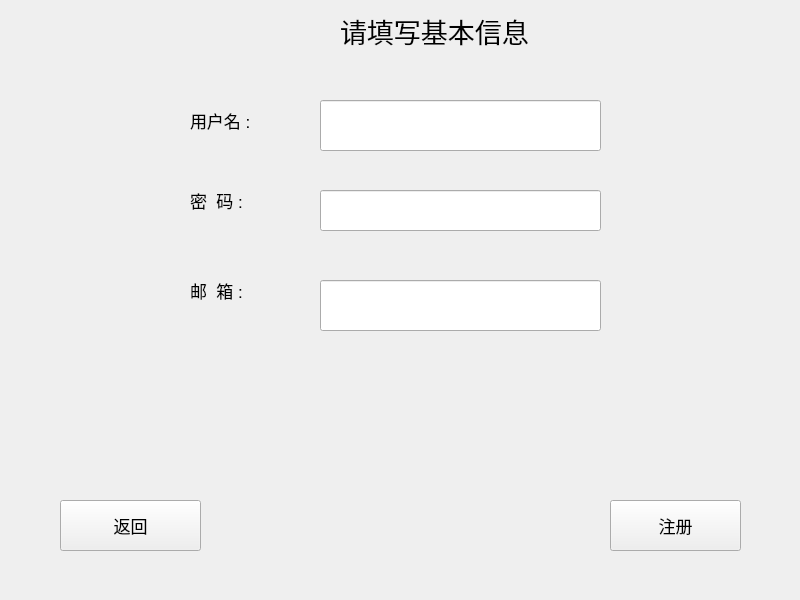
<?xml version="1.0" encoding="UTF-8"?>
<ui version="4.0">
 <class>RegisterPage</class>
 <widget class="QWidget" name="RegisterPage">
  <property name="geometry">
   <rect>
    <x>0</x>
    <y>0</y>
    <width>800</width>
    <height>600</height>
   </rect>
  </property>
  <property name="minimumSize">
   <size>
    <width>800</width>
    <height>600</height>
   </size>
  </property>
  <property name="maximumSize">
   <size>
    <width>1300</width>
    <height>1000</height>
   </size>
  </property>
  <property name="windowTitle">
   <string>Form</string>
  </property>
  <widget class="QToolButton" name="backToLogBtn">
   <property name="geometry">
    <rect>
     <x>60</x>
     <y>500</y>
     <width>141</width>
     <height>51</height>
    </rect>
   </property>
   <property name="minimumSize">
    <size>
     <width>100</width>
     <height>0</height>
    </size>
   </property>
   <property name="font">
    <font>
     <pointsize>13</pointsize>
    </font>
   </property>
   <property name="text">
    <string>返回</string>
   </property>
  </widget>
  <widget class="QLabel" name="regTitleLabel">
   <property name="geometry">
    <rect>
     <x>340</x>
     <y>10</y>
     <width>191</width>
     <height>41</height>
    </rect>
   </property>
   <property name="font">
    <font>
     <family>幼圆</family>
     <pointsize>20</pointsize>
    </font>
   </property>
   <property name="text">
    <string>请填写基本信息</string>
   </property>
  </widget>
  <widget class="QPushButton" name="startRegBtn">
   <property name="geometry">
    <rect>
     <x>610</x>
     <y>500</y>
     <width>131</width>
     <height>51</height>
    </rect>
   </property>
   <property name="minimumSize">
    <size>
     <width>100</width>
     <height>0</height>
    </size>
   </property>
   <property name="font">
    <font>
     <pointsize>13</pointsize>
    </font>
   </property>
   <property name="text">
    <string>注册</string>
   </property>
  </widget>
  <widget class="QLabel" name="usernameLabel">
   <property name="geometry">
    <rect>
     <x>190</x>
     <y>100</y>
     <width>100</width>
     <height>40</height>
    </rect>
   </property>
   <property name="minimumSize">
    <size>
     <width>100</width>
     <height>40</height>
    </size>
   </property>
   <property name="font">
    <font>
     <pointsize>13</pointsize>
    </font>
   </property>
   <property name="text">
    <string>用户名 : </string>
   </property>
  </widget>
  <widget class="QLabel" name="passwordLabel">
   <property name="geometry">
    <rect>
     <x>190</x>
     <y>180</y>
     <width>100</width>
     <height>40</height>
    </rect>
   </property>
   <property name="minimumSize">
    <size>
     <width>100</width>
     <height>40</height>
    </size>
   </property>
   <property name="font">
    <font>
     <pointsize>13</pointsize>
    </font>
   </property>
   <property name="text">
    <string>密  码 :</string>
   </property>
  </widget>
  <widget class="QLabel" name="emailLabel">
   <property name="geometry">
    <rect>
     <x>190</x>
     <y>270</y>
     <width>100</width>
     <height>40</height>
    </rect>
   </property>
   <property name="minimumSize">
    <size>
     <width>100</width>
     <height>40</height>
    </size>
   </property>
   <property name="font">
    <font>
     <pointsize>13</pointsize>
    </font>
   </property>
   <property name="text">
    <string>邮  箱 :</string>
   </property>
  </widget>
  <widget class="QLineEdit" name="usernameInput">
   <property name="geometry">
    <rect>
     <x>320</x>
     <y>100</y>
     <width>281</width>
     <height>51</height>
    </rect>
   </property>
  </widget>
  <widget class="QLineEdit" name="passwordInput">
   <property name="geometry">
    <rect>
     <x>320</x>
     <y>190</y>
     <width>281</width>
     <height>41</height>
    </rect>
   </property>
  </widget>
  <widget class="QLineEdit" name="emailInput">
   <property name="geometry">
    <rect>
     <x>320</x>
     <y>280</y>
     <width>281</width>
     <height>51</height>
    </rect>
   </property>
  </widget>
 </widget>
 <resources/>
 <connections/>
</ui>
